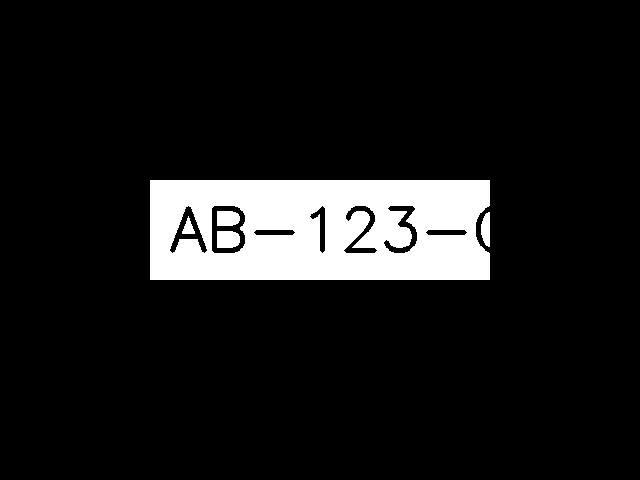
#> input picture test_image.jpg, 640 x 480 px
$ python -i preprocessor.py   (imports and definitions only)   (older library calls are emulated)
#> lines starting #> are read from the running program, lines starting #| are printed output that depends on the picture; after the words box and inside, x2 and y2 are one past the last pixel; in counts of white or black regions, pixels touching at a corner belong together
#> further down, picture is the input picture: shape (480, 640, 3); min 0, max 255, mean 25.6
"""
ALPR System — Preprocessing Module
=====================================
Image processing of cropped plate regions to maximise OCR readability.

Pipeline: resize → grayscale → denoise → contrast (CLAHE) → sharpen → binarize
"""

import logging
import cv2
import numpy as np
from typing import Optional
import config

logger = logging.getLogger(__name__)


class PlatePreprocessor:
    """
    Processes cropped license plate images for optimal OCR results.

    Each processing step can be individually enabled/disabled via config.py.
    """

    def __init__(self):
        self.clahe = cv2.createCLAHE(
            clipLimit=config.CLAHE_CLIP_LIMIT,
            tileGridSize=config.CLAHE_TILE_SIZE,
        )
        self.sharpen_kernel = np.array([
            [ 0, -1,  0],
            [-1,  5, -1],
            [ 0, -1,  0]
        ], dtype=np.float32)
        self.steps = config.PREPROCESSING

    @staticmethod
    def measure_sharpness(image: np.ndarray) -> float:
        """Laplacian variance — higher = sharper."""
        gray = cv2.cvtColor(image, cv2.COLOR_BGR2GRAY) if len(image.shape) == 3 else image
        return float(cv2.Laplacian(gray, cv2.CV_64F).var())

    def process(self, plate_image: np.ndarray) -> np.ndarray:
        """Run the full preprocessing pipeline."""
        if plate_image is None or plate_image.size == 0:
            return plate_image

        h, w = plate_image.shape[:2]
        if h < 10 or w < 10:
            logger.warning("[Preprocessor] Image too small (%dx%d), skipped", w, h)
            return plate_image

        try:
            img = plate_image.copy()
            if self.steps.get("resize", True):
                img = self._resize(img)
            if self.steps.get("grayscale", True):
                img = self._to_grayscale(img)
            if self.steps.get("denoise", True):
                img = self._denoise(img)
            if self.steps.get("contrast", True):
                img = self._enhance_contrast(img)
            if self.steps.get("sharpen", True):
                img = self._sharpen(img)
            if self.steps.get("binarize", True):
                img = self._binarize(img)
            return img
        except Exception as e:
            logger.warning("[Preprocessor] Pipeline failed (%s), returning original", e)
            return plate_image

    def _resize(self, img: np.ndarray) -> np.ndarray:
        h, w = img.shape[:2]
#> h = 480; w = 640
        target_w = config.PLATE_TARGET_WIDTH
        target_h = config.PLATE_TARGET_HEIGHT

        scale = min(target_w / w, target_h / h)
#> scale = 0.125
        new_w = int(w * scale)
#> new_w = 80
        new_h = int(h * scale)
#> new_h = 60
        resized = cv2.resize(img, (new_w, new_h), interpolation=cv2.INTER_LINEAR)
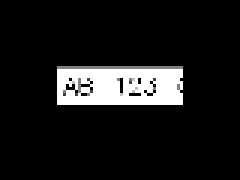
#> resized: shape (60, 80, 3) (shown 3 times larger); min 0, max 255, mean 25.5

        if new_w < target_w or new_h < target_h:
            padded = np.ones((target_h, target_w, 3), dtype=np.uint8) * 255
            y_offset = (target_h - new_h) // 2
#> y_offset = 0
            x_offset = (target_w - new_w) // 2
#> x_offset = 60
            padded[y_offset:y_offset + new_h, x_offset:x_offset + new_w] = resized
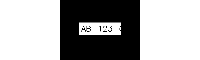
#> padded: shape (60, 200, 3); min 0, max 255, mean 163.2
            return padded

        return resized

    def _to_grayscale(self, img: np.ndarray) -> np.ndarray:
        if len(img.shape) == 3:
            return cv2.cvtColor(img, cv2.COLOR_BGR2GRAY)
        return img

    def _denoise(self, img: np.ndarray) -> np.ndarray:
        return cv2.bilateralFilter(img, 9, 75, 75)

    def _enhance_contrast(self, img: np.ndarray) -> np.ndarray:
        if len(img.shape) == 2:
            return self.clahe.apply(img)
        lab = cv2.cvtColor(img, cv2.COLOR_BGR2LAB)
        lab[:, :, 0] = self.clahe.apply(lab[:, :, 0])
        return cv2.cvtColor(lab, cv2.COLOR_LAB2BGR)

    def _sharpen(self, img: np.ndarray) -> np.ndarray:
        return cv2.filter2D(img, -1, self.sharpen_kernel)

    def _binarize(self, img: np.ndarray) -> np.ndarray:
        if len(img.shape) == 3:
            img = cv2.cvtColor(img, cv2.COLOR_BGR2GRAY)

        h, w = img.shape[:2]
#> h = 60; w = 200
        block_size = config.BINARIZE_BLOCK_SIZE
        max_dim = min(h, w)
#> max_dim = 60
        if block_size >= max_dim:
            block_size = max(3, max_dim - 1)
        if block_size % 2 == 0:
            block_size -= 1
        if block_size < 3:
            block_size = 3

        try:
            return cv2.adaptiveThreshold(
                img, 255,
                cv2.ADAPTIVE_THRESH_GAUSSIAN_C,
                cv2.THRESH_BINARY,
                block_size,
                config.BINARIZE_C,
            )
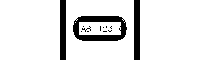
#> returned value: shape (60, 200); 88% white; 13 black regions (10 under 20 px), largest, box (x1, y1, x2, y2) and area: (73, 16, 127, 41) 687, (60, 0, 66, 60) 360, (134, 0, 140, 60) 360
        except Exception as e:
            logger.warning("[Preprocessor] Binarization failed (%s)", e)
            return img

    def process_multiple_variants(self, plate_image: np.ndarray) -> list:
        """
        Generate multiple preprocessing variants for more robust OCR.
        Resize and grayscale are computed once and shared between variants.
        """
        if plate_image is None or plate_image.size == 0:
            return [plate_image]

        try:
            base = self._resize(plate_image.copy())
            base = self._to_grayscale(base)
        except Exception as e:
            logger.warning("[Preprocessor] Base processing failed (%s), using original", e)
            return [plate_image]

        variants = []

        # Variant 1: full pipeline (denoise → contrast → sharpen → adaptive binarize)
        try:
            v1 = self._denoise(base.copy())
            v1 = self._enhance_contrast(v1)
            v1 = self._sharpen(v1)
            v1 = self._binarize(v1)
            variants.append(v1)
        except Exception as e:
            logger.warning("[Preprocessor] Variant 1 failed (%s)", e)
            variants.append(base.copy())

        # Variant 2: contrast only (softer, no binarization)
        try:
            v2 = self._enhance_contrast(base.copy())
            variants.append(v2)
        except Exception as e:
            logger.warning("[Preprocessor] Variant 2 failed (%s)", e)
            variants.append(base.copy())

        # Variant 3: denoise + contrast + Otsu binarization
        try:
            v3 = self._denoise(base.copy())
            v3 = self._enhance_contrast(v3)
            _, v3 = cv2.threshold(v3, 0, 255, cv2.THRESH_BINARY + cv2.THRESH_OTSU)
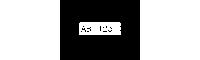
#> v3: shape (60, 200); 64.2% white; 12 black regions (11 under 20 px), largest, box (x1, y1, x2, y2) and area: (60, 0, 140, 60) 4258
            variants.append(v3)
        except Exception as e:
            logger.warning("[Preprocessor] Variant 3 failed (%s)", e)
            variants.append(base.copy())

        return variants

>>> import cv2
>>> picture = cv2.imread('../test_image.jpg')
>>> result = PlatePreprocessor().process_multiple_variants(picture)
#> result = 3 items
